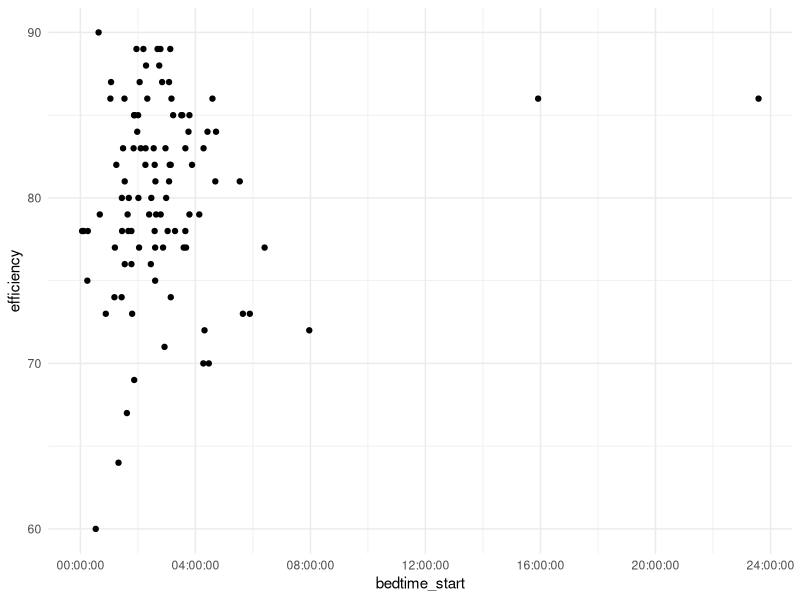
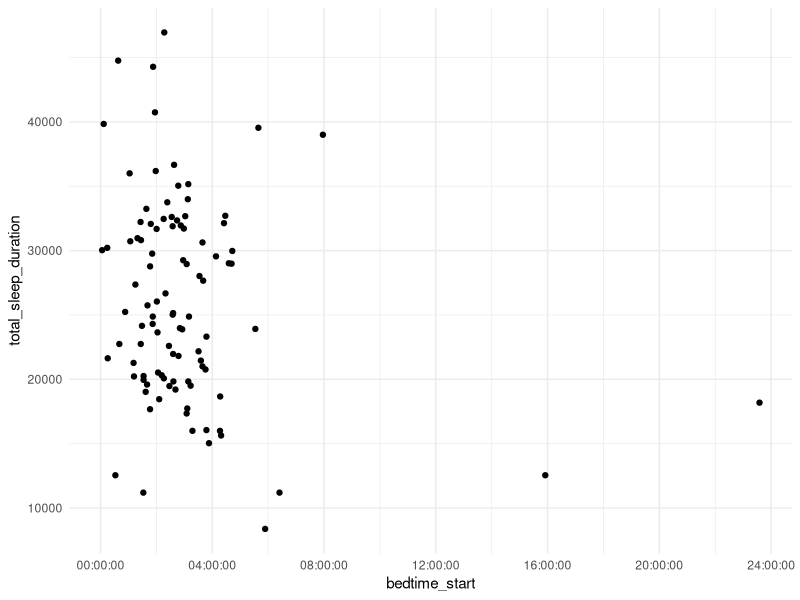
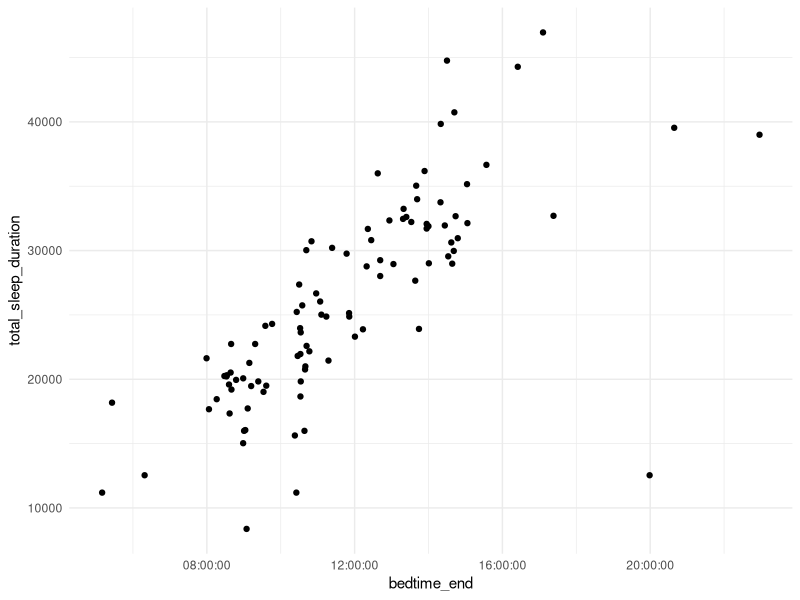
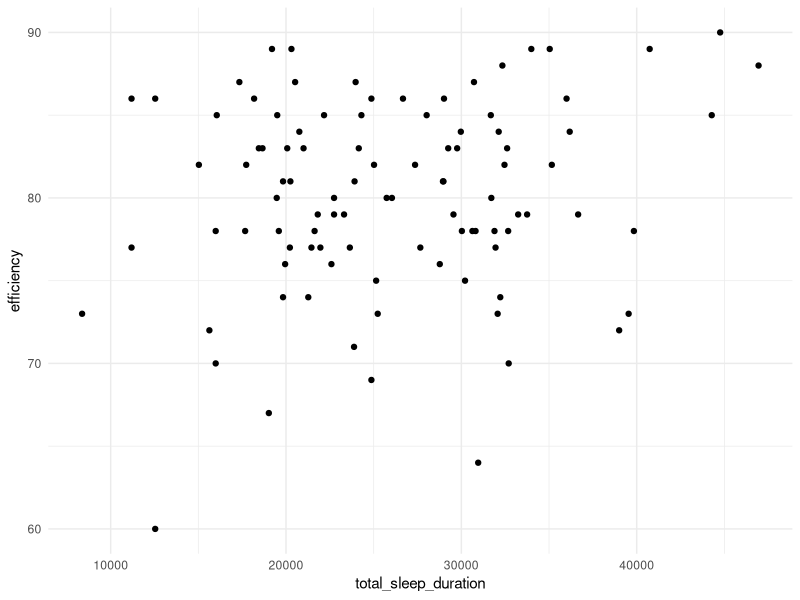
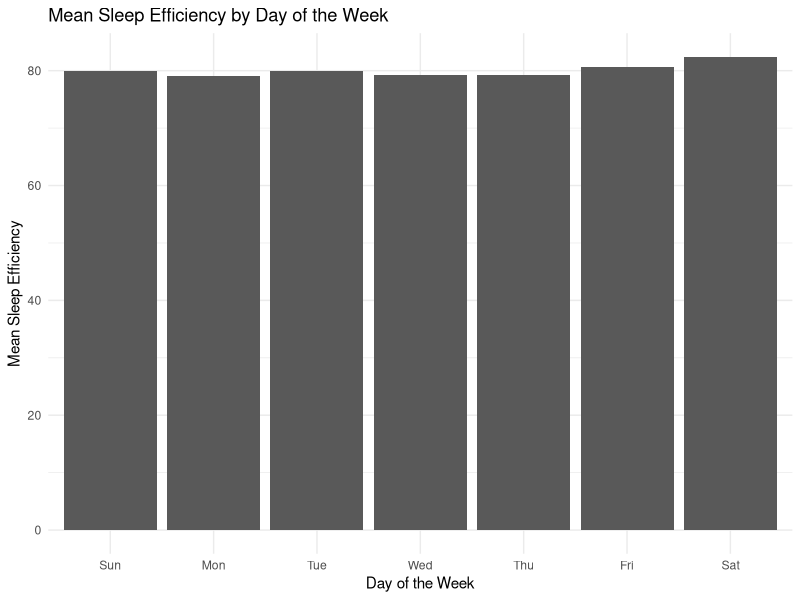
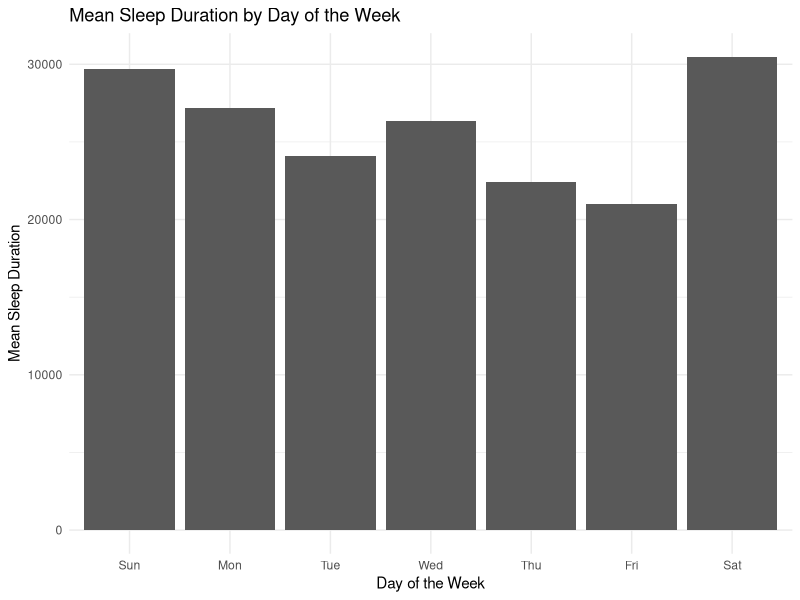
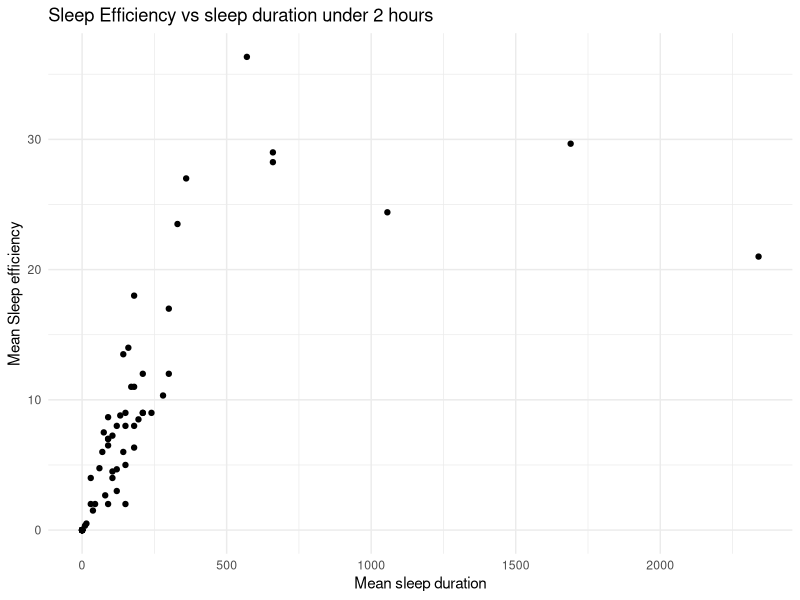
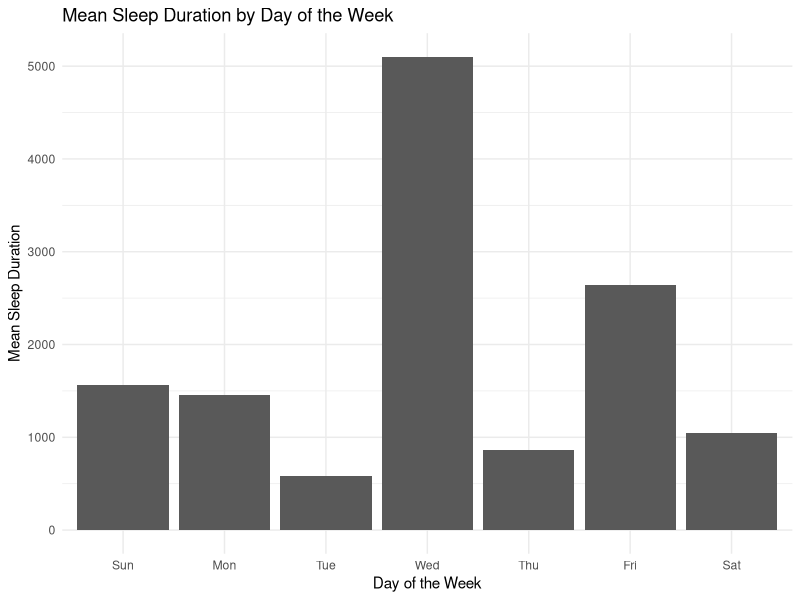

Write the R code that produced these figures, in order.
#Reading sleep dataset

sleep_dataset <- read.csv("oura_sleep.csv")
View(sleep_dataset)

library(tidyverse)
library(lubridate) #Used for working with dates and times

#The sleep dataset contains the bedtime_start and bedtime_end columns in the format "YYYY-MM-DDTHH:MM:SS-07:00".
#We need to remove the 
# Data wrangling

sleep <- sleep_dataset %>%
  mutate(
    bedtime_start = str_extract(bedtime_start, "(?<=T).+"),  # Extract time after "T"
    bedtime_start = str_remove(bedtime_start, "-07:00$"),  # Remove the "-07:00" at the end of the time string
    bedtime_start = hms::as_hms(bedtime_start),
    bedtime_end = str_extract(bedtime_end, "(?<=T).+"),  # Extract time after "T"
    bedtime_end = str_remove(bedtime_end, "-07:00$"),  # Remove the "-07:00" at the end of the time string
    bedtime_end = hms::as_hms(bedtime_end),
    day_of_week = as.Date(day, format = "%m/%d/%Y") %>% wday(label = TRUE)
  ) 

View(sleep)

sleep_long <- sleep %>%
  filter(total_sleep_duration > 7200)  # Filter out sleep durations less than 2 hours

View(sleep_long)

mean_efficiency <- sleep_long |> 
  group_by(day_of_week) |> 
  summarise(mean_efficiency = mean(efficiency))

mean_efficiency

mean_duration  <- sleep_long |> 
  group_by(day_of_week) |> 
  summarise(mean_duration = mean(total_sleep_duration))
            
#Some plots
p1 <- ggplot(sleep_long, aes(x = bedtime_start, y = efficiency)) + geom_point() + theme_minimal()    
p1
p2 <- ggplot(sleep_long, aes(x = bedtime_start, y = total_sleep_duration)) + geom_point() + theme_minimal()    
p2
p3 <- ggplot(sleep_long, aes(x = bedtime_end, y = total_sleep_duration)) + geom_point() + theme_minimal()    
p3
p4 <- ggplot(sleep_long, aes(x = total_sleep_duration, y = efficiency)) + geom_point() + theme_minimal()
p4
#Plot mean efficiency and day of the week
p4 <- ggplot(mean_efficiency, aes(x = day_of_week, y = mean_efficiency)) +
  geom_bar(stat = "identity") +
  labs(title = "Mean Sleep Efficiency by Day of the Week",
       x = "Day of the Week",
       y = "Mean Sleep Efficiency") +
  theme_minimal()

p4

#Plot for sleep duration by day of the week

p5 <- ggplot(mean_duration, aes(x = day_of_week, y = mean_duration)) +
  geom_bar(stat = "identity") +
  labs(title = "Mean Sleep Duration by Day of the Week",
       x = "Day of the Week",
       y = "Mean Sleep Duration") +
  theme_minimal()

p5

#Correlation between sleep duration and efficiency

lm(sleep_long$efficiency ~ sleep_long$total_sleep_duration)
summary(lm(sleep_long$efficiency ~ sleep_long$total_sleep_duration))


# Sleep dataset with lower sleep durations (less than 2 hours) included

sleep_short <- sleep %>%
  filter(total_sleep_duration <= 7200) %>%  # Filter out sleep durations less than 2 hours
  group_by(day) %>% #Some days have multiple entries
  summarise(mean_sleep_duration = mean(total_sleep_duration), mean_efficiency = mean(efficiency)) %>%
  mutate(day_of_week = as.Date(day, format = "%m/%d/%Y") %>% wday(label = TRUE)
  )
  
View(sleep_short)

frequency_day_of_week  <- sleep_short |> 
  group_by(day_of_week) |> 
  summarise(frequency = n())
frequency_day_of_week 

#Plot for sleep efficiency vs sleep duration
ggplot(sleep_short, aes(x = mean_sleep_duration, y = mean_efficiency)) + 
  geom_point() + 
  labs(title = "Sleep Efficiency vs sleep duration under 2 hours",
       x = "Mean sleep duration",
       y = "Mean Sleep efficiency") +
  theme_minimal()

ggplot(sleep_short, aes(x = day_of_week, y = mean_sleep_duration)) + 
  geom_bar(stat = "identity") + 
  labs(title = "Mean Sleep Duration by Day of the Week",
       x = "Day of the Week",
       y = "Mean Sleep Duration") +
  theme_minimal()

ggplot(frequency_day_of_week, aes(x = day_of_week, y = frequency)) + 
  geom_bar(stat = "identity") + 
  labs(title = "Frequency of occurence of Sleep Duration under 2 hours in days of the Week",
       x = "Day of the Week",
       y = "Frequency") +
  theme_minimal()

summary(lm(sleep_short$mean_efficiency ~ sleep_short$mean_sleep_duration))